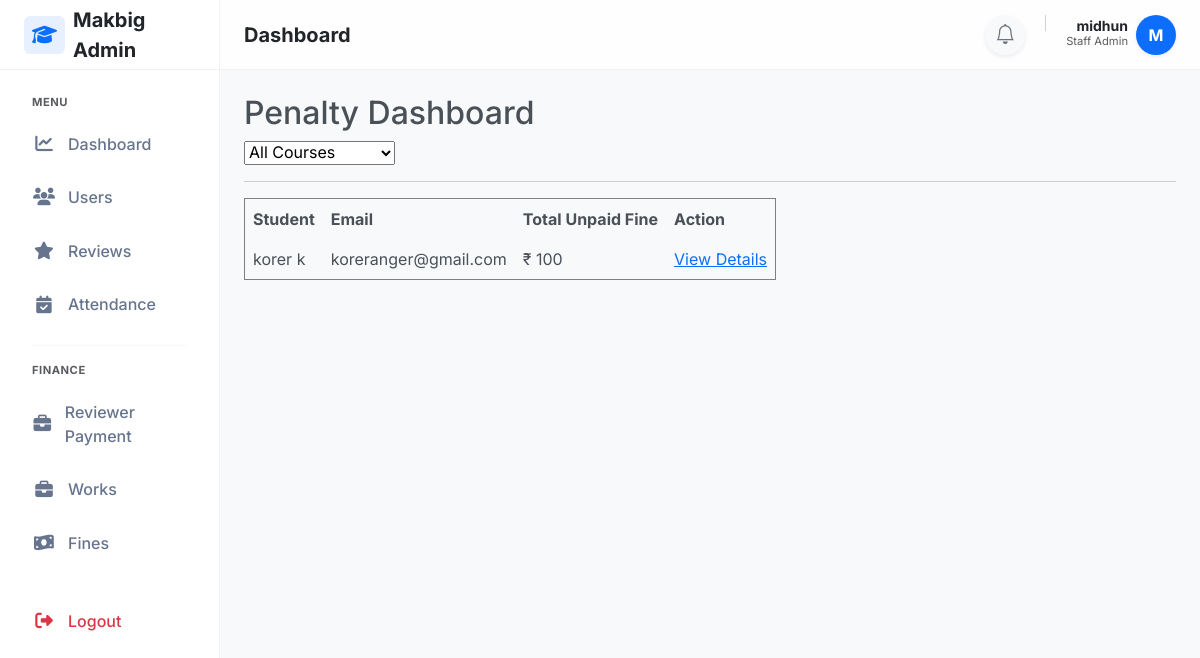
The app's page /penalties/ (signed in), older data.
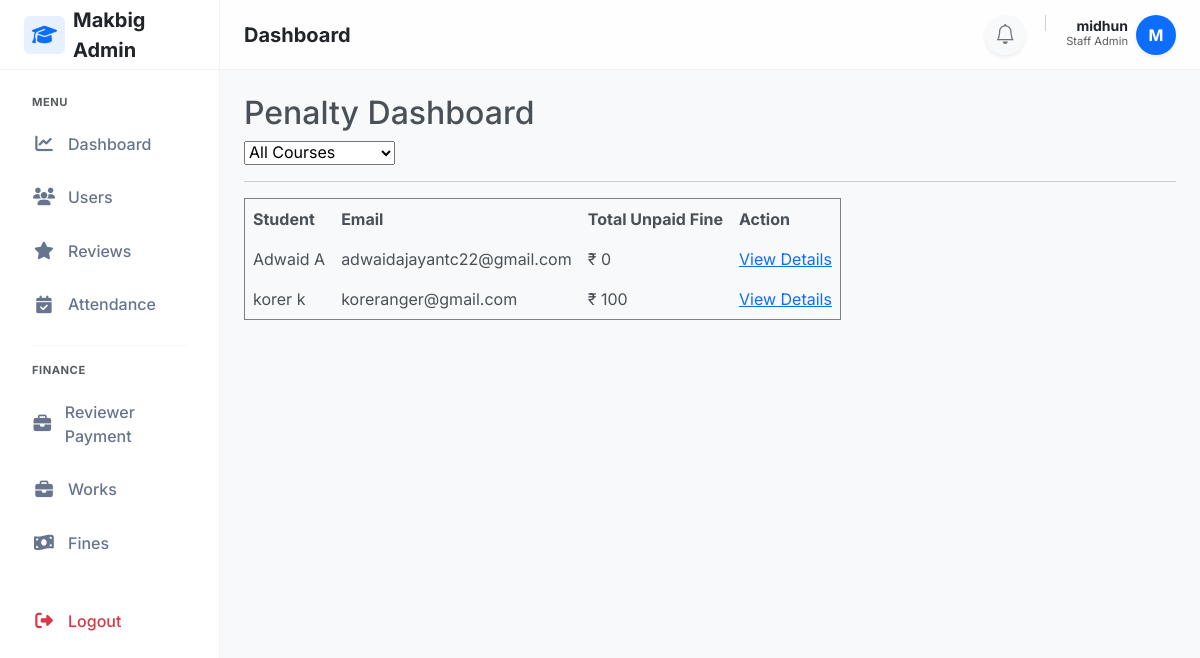
The same page, newer data.
### adminpanel/models.py (models this page shows, shortened)
class StudentProfile(models.Model):
    user=models.OneToOneField(User, on_delete=models.CASCADE)
    course=models.ForeignKey(Course,on_delete=models.PROTECT)
    is_active = models.BooleanField(default=True)
    enrollment_date=models.DateField(auto_now_add=True)
    progress_percent=models.DecimalField(max_digits=5, decimal_places=2, default=0,validators=[MinValueValidator(Decimal('0.00')),MaxValueValidator(Decimal('100.00'))])

class User(AbstractUser):
    email=models.EmailField(unique=True,db_index=True)
    mobile_number = models.CharField(max_length=15, blank=True, null=True,validators=[mobile_validator])
    is_student=models.BooleanField(default=False)
    first_name = models.CharField(max_length=100,validators=[name_validator])
    last_name = models.CharField(max_length=100,validators=[name_validator])

### penalties/views.py (the view)
# urls.py: path('', views.penalty_dashboard, name='fines'),
@login_required
@user_passes_test(is_staff_user)
def penalty_dashboard(request):
    courses = Course.objects.all()
    selected_course = request.GET.get('course')
    students = StudentProfile.objects.all()
    if selected_course:
        students = students.filter(course_id=selected_course)
    students = students.annotate(
        total_unpaid=Sum(
            'penalties__amount',
            filter=Q(penalties__is_paid=False)
        )
    )
    context = {
        'courses': courses,
        'students': students,
        'selected_course': selected_course
    }
    return render(request, 'penalties/fines.html', context)

### penalties/views.py (called while the page is built)
def is_staff_user(user):
    return user.is_staff

### reviewtickets/context_processors.py (called while the page is built)
def ticket_notifications(request):
    if request.user.is_authenticated and request.user.is_staff:
        count = ReviewTicket.objects.filter(
            status='pending',
            is_seen=False
        ).count()
        return {'ticket_notification_count': count}
    return {}

### templates/penalties/fines.html (shortened to what this page needs)
{% extends "layouts/staff_layout.html" %}
{% block content %}
<h2>Penalty Dashboard</h2>
<form method="get">
    <select name="course" onchange="this.form.submit()">
        <option value="">All Courses</option>
    </select>
</form>
<hr>
<table border="1" cellpadding="8">
    <tr>
        <th>Student</th>
        <th>Email</th>
        <th>Total Unpaid Fine</th>
        <th>Action</th>
    </tr>
    {% for student in students %}
    <tr>
        <td>{{ student.user.get_full_name }}</td>
        <td>{{ student.user.email }}</td>
        <td>₹ {{ student.total_unpaid|default:0 }}</td>
        <td>
            <a href="{% url 'student_detail' student.id %}">
                View Details
            </a>
        </td>
    </tr>
    {% endfor %}
</table>
{% endblock %}

Row changes from the older to the newer data that the page shows:
added StudentProfile: user.get_full_name "Adwaid A", user.email "adwaidajayantc22@gmail.com", total_unpaid "0"
